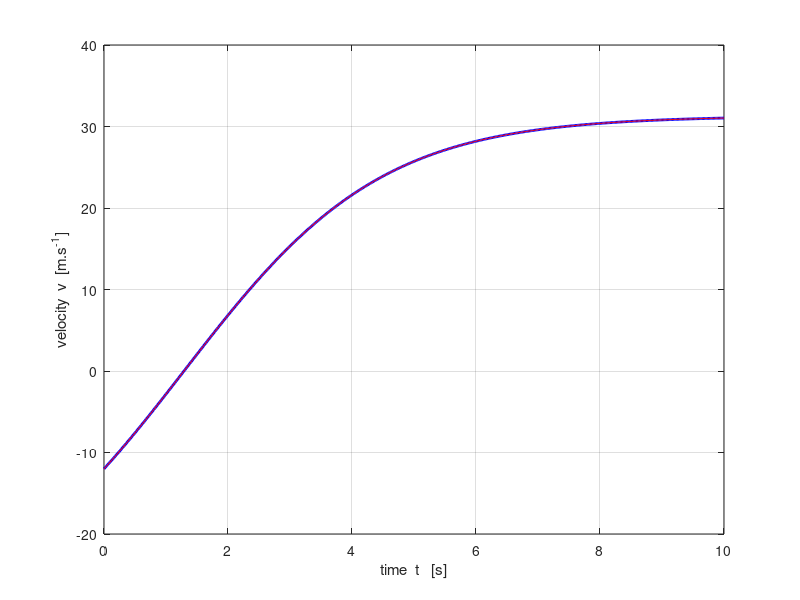
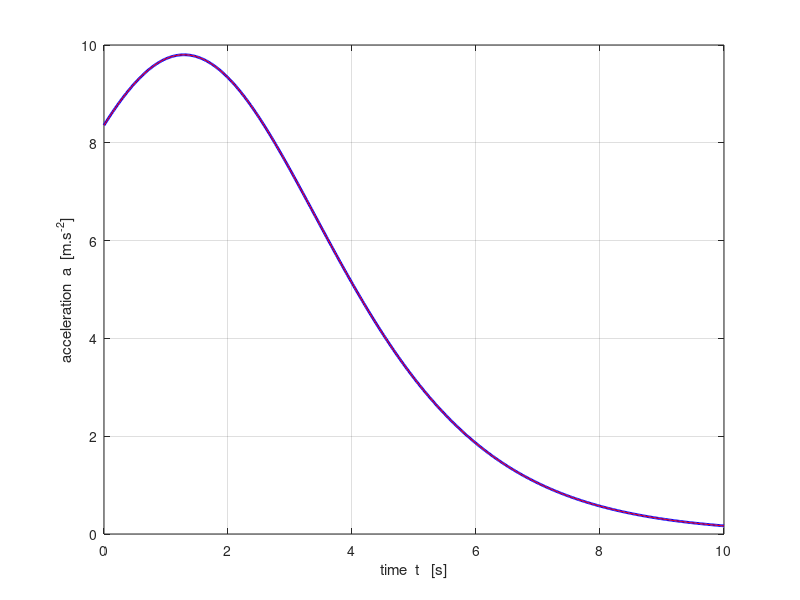
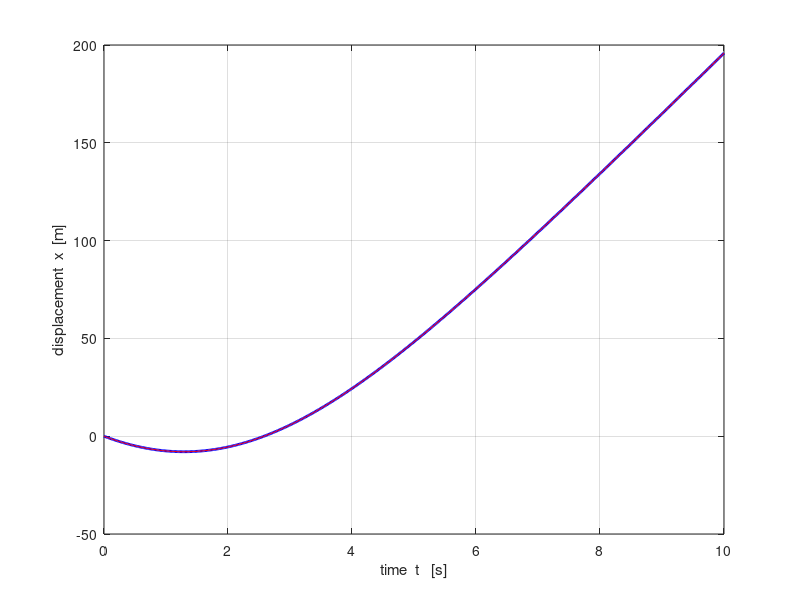
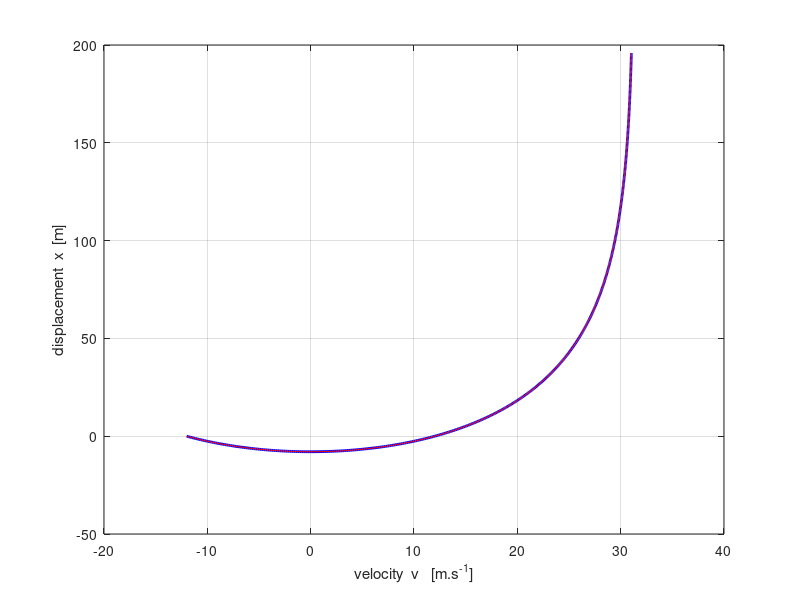

The MATLAB source for these figures, in order:
% mec_mg_fr_v2.m

% 21 apr 2015
% Ian Cooper   School of Physics   University of Sydney
% cooper@physics.usyd.edu.au
% https://d-arora.github.io/Doing-Physics-With-Matlab/

clear all
close all
clc

m = 1e-2;
b = 1e-4;                 % alpha
v0 = -12;
g = 9.8;

tMin = 0;
tMax = 10;
N = 500;

vT = sqrt(m*g/b);
t = linspace(tMin,tMax,N);
dt = t(2)-t(1);
x = zeros(N,1);
v = zeros(N,1);
a = zeros(N,1);
x(1) = 0;
v(1) = v0;
a(1) = g - (b/m) * v(1)^2;
v(2) = v(1) + a(1) * dt;
a(2) = g - (b/m) * v(2)^2;
v(2) = v(1) + 0.5 *(a(1)+a(2)) * dt;

x(2) = 0.5*(v(1)+v(2))*dt + 0.5*0.5*(a(1)+a(2))*dt^2;



for k = 1 : N-2
    v(k+2) = v(k) + 2*dt * (g - (b/m) * v(k+1)^2);
end

 for k = 1 : N-2
     x(k+2) = x(k) + 2*dt * v(k+1);
 end

a = g - (b/m) .* v.^2;


% ANALYTICAL ==============================================================

%K1 = exp( -sqrt(4*b*g) .*t );  
K1 = exp( -(2*g/vT) .*t );  
vA = (v0+vT) + (v0-vT) .* K1;
vA = vA ./ ((v0+vT) - (v0-vT) .* K1);
vA = vA .* vT;

xA = (vT^2/(2*g)) .* log((vT^2 - v0.^2)./(vT^2 - v.^2));
aA = g - (b/m) .* vA.^2;

% GRAPHICS ================================================================

figure(1)
col = 'b';
fs = 9;
set(gcf,'units','normalized','position',[0.2 0.2 0.18 0.22]);
tx = 'time  t   [s]';
ty = 'velocity  v  [m.s^{-1}]';
xP = t; yP = v;

Xrange = [0 1.0 * max(xP)];
Yrange = [0 1.1 * max(yP)];
Xrange = [0 1.0 * 2];
Yrange = [0 1.1 * 10];
   plot(xP,yP,col,'lineWidth',2)
hold on
yP = vA;
   plot(xP,yP,'r')
grid on
xlabel(tx); ylabel(ty);
%set(gca,'Xlim',Xrange);
%set(gca,'Ylim',Yrange);

figure(2)
fs = 9;
set(gcf,'units','normalized','position',[0.4 0.2 0.18 0.22]);
tx = 'time  t   [s]';
ty = 'acceleration  a  [m.s^{-2}]';
xP = t; yP = a;

Xrange = [0 1.0 * max(xP)];
Yrange = [-1.1*max(yP) 1.1 * max(yP)];
Xrange = [0 1.0 * 2];
Yrange = [-1.1*10 1.1 * 10];
   plot(xP,yP,col','lineWidth',2)
hold on
yP = aA;
    plot(xP,yP,'r')
grid on
xlabel(tx); ylabel(ty);
%set(gca,'Xlim',Xrange);
%set(gca,'Ylim',Yrange);

figure(3)
fs = 9;
set(gcf,'units','normalized','position',[0.6 0.2 0.18 0.22]);
tx = 'time  t   [s]';
ty = 'displacement  x  [m]';
xP = t; yP = x;

Xrange = [0 1.0 * max(xP)];
Yrange = [0 1.1 * max(yP)];
Xrange = [0 1.0 * 2];
Yrange = [-20 1.1 * 40];
   plot(xP,yP,col','lineWidth',2)
hold on
yP = xA;
     plot(xP,yP,'r')
grid on
xlabel(tx); ylabel(ty);
%set(gca,'Xlim',Xrange);
%set(gca,'Ylim',Yrange);
 
figure(4)
fs = 9;
set(gcf,'units','normalized','position',[0.8 0.2 0.18 0.22]);
tx = 'velocity  v   [m.s^{-1}]';
ty = 'displacement  x  [m]';
xP = v; yP = x;

Xrange = [0 1.0 * max(xP)];
Yrange = [0 1.1 * max(yP)];
Xrange = [0 1.0 * 2];
Yrange = [0 1.1 * 10];
   plot(xP,yP,col','lineWidth',2)
hold on
 yP = xA;
     plot(xP,yP,'r')
grid on
xlabel(tx); ylabel(ty);
%set(gca,'Xlim',Xrange);
%set(gca,'Ylim',Yrange);
